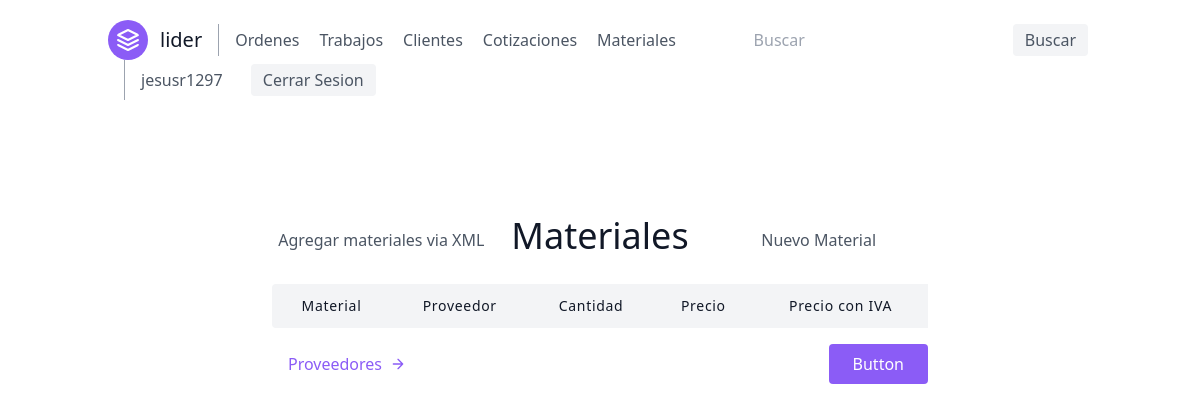
Before: /cotizaciones/materiales/ (signed in) with the older database file.
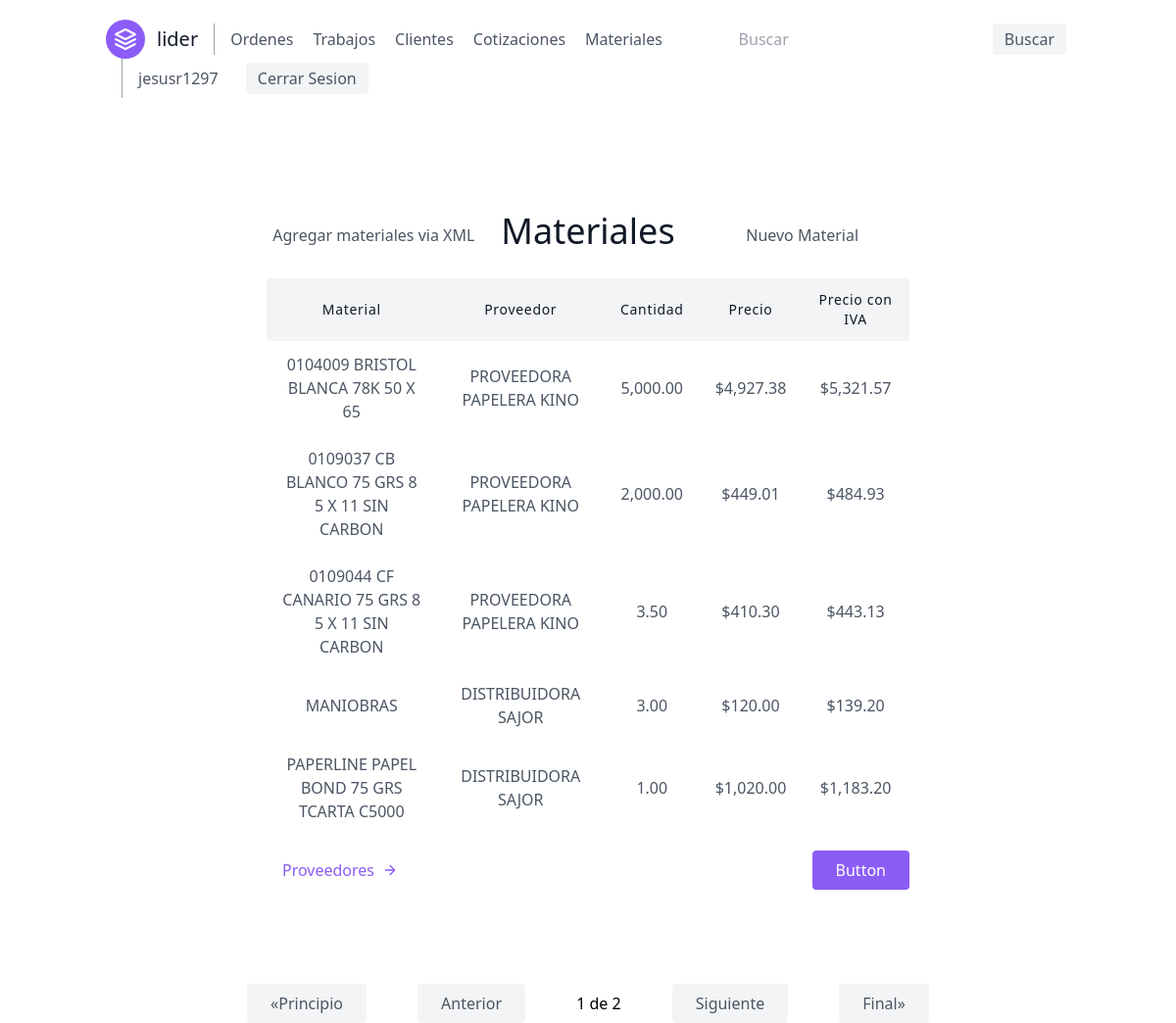
After: the same page with the newer database file.
### orders/models.py (models this page shows, shortened)
class Material(models.Model):
    id = models.CharField(max_length=50, primary_key=True)
    name = models.CharField(max_length=50, verbose_name='Nombre del Material', null=True)
    supplier_id = models.ForeignKey(Supplier, on_delete=models.SET_NULL, null=True)
    quantity_ordered = models.FloatField(verbose_name='Cantidad', default=0)
    unit_code = models.CharField(max_length=5, verbose_name='Codigo Unidad', default='')
    unit_price = models.FloatField(verbose_name='Precio', default=0)
    vat = models.CharField(max_length=4, choices=[('1.16', '16%'),
                                                  ('1.08', '8%'),
                                                  ('1', 'N/A')],
                           default=1.08, verbose_name='Precio con IVA')
    @property
    def get_vat_price(self):
        return float(self.vat) * self.unit_price

class Supplier(models.Model):
    id = models.CharField(max_length=13, primary_key=True, verbose_name='RFC')
    name = models.CharField(max_length=50, blank=True, null=True)
    city = models.CharField(max_length=50, null=True, blank=True)

### budgets/views.py (the view)
# urls.py: path('materiales/', MaterialsView.as_view(), name='material-list'),
class MaterialsView(LoginRequiredMixin, generic.ListView):
    model = Material
    template_name = 'materials/material_list.html'
    ordering = ('id',)
    paginate_by = 5

### budgets/templates/materials/material_list.html
{% extends 'base.html' %}
{% block content %}
    <section class="text-gray-600 body-font">
        <div class="container px-5 py-24 mx-auto">
            <div class="grid grid-cols-3 text-center w-2/3 mb-5 mx-auto">
                <a class="grid content-center justify-center" href="{% url 'material-create-xml' %}">Agregar materiales
                    via
                    XML</a>
                <h1 class=" sm:text-4xl text-3xl font-medium title-font mb-2 text-gray-900">Materiales</h1>
                <a class="grid content-center justify-center" href="{% url 'material-create' %}">Nuevo Material</a>
            </div>
            <div class="lg:w-2/3 w-full mx-auto overflow-auto">
                <table class="table-auto w-full text-center whitespace-no-wrap">
                    <thead>
                    <tr>
                        <th class="px-4 py-3 title-font tracking-wider font-medium text-gray-900 text-sm bg-gray-100 rounded-tl rounded-bl">
                            Material
                        </th>
                        <th class="px-4 py-3 title-font tracking-wider font-medium text-gray-900 text-sm bg-gray-100">
                            Proveedor
                        </th>
                        <th class="px-4 py-3 title-font tracking-wider font-medium text-gray-900 text-sm bg-gray-100">
                            Cantidad
                        </th>
                        <th class="px-4 py-3 title-font tracking-wider font-medium text-gray-900 text-sm bg-gray-100">
                            Precio
                        </th>
                        <th class="px-4 py-3 title-font tracking-wider font-medium text-gray-900 text-sm bg-gray-100">
                            Precio con IVA
                        </th>
                    </tr>
                    </thead>
                    <tbody>
                    {% for object in object_list %}
                        <tr>
                            <td class="px-4 py-3">{{ object.name }}</td>
                            <td class="px-4 py-3"><a
                                    href="{% url 'suppliers:supplier-detail' object.supplier_id.id %}">{{ object.supplier_id.name }}</a>
                            </td>
                            <td class="px-4 py-3">{{ object.quantity_ordered|floatformat:'02g' }}</td>
                            <td class="px-4 py-3">${{ object.unit_price|floatformat:'02g' }}</td>
                            <td class="px-4 py-4">${{ object.get_vat_price|floatformat:'02g' }}</td>
                        </tr>
                    {% endfor %}
                    </tbody>
                </table>
            </div>
            <div class="flex pl-4 mt-4 lg:w-2/3 w-full mx-auto">
                <a class="text-purple-500 inline-flex items-center md:mb-2 lg:mb-0"
                   href="{% url 'suppliers:supplier-list' %}">Proveedores
                    <svg fill="none" stroke="currentColor" stroke-linecap="round" stroke-linejoin="round"
                         stroke-width="2" class="w-4 h-4 ml-2" viewBox="0 0 24 24">
                        <path d="M5 12h14M12 5l7 7-7 7"></path>
                    </svg>
                </a>
                <button class="flex ml-auto text-white bg-purple-500 border-0 py-2 px-6 focus:outline-none hover:bg-purple-600 rounded">
                    Button
                </button>
            </div>
        </div>
    </section>
{% endblock content %}

Changed rows visible on the page:
added Material: name "0104009 BRISTOL BLANCA 78K 50 X 65", supplier_id.name "PROVEEDORA PAPELERA KINO", quantity_ordered "5,000.00", unit_price "4,927.38", get_vat_price "5,321.57"
added Material: name "0109037 CB BLANCO 75 GRS 8 5 X 11 SIN CARBON", supplier_id.name "PROVEEDORA PAPELERA KINO", quantity_ordered "2,000.00", unit_price "449.01", get_vat_price "484.93"
added Material: name "0109044 CF CANARIO 75 GRS 8 5 X 11 SIN CARBON", supplier_id.name "PROVEEDORA PAPELERA KINO", quantity_ordered "3.50", unit_price "410.30", get_vat_price "443.13"
added Material: name "MANIOBRAS", supplier_id.name "DISTRIBUIDORA SAJOR", quantity_ordered "3.00", unit_price "120.00", get_vat_price "139.20"
added Material: name "PAPERLINE PAPEL BOND 75 GRS TCARTA C5000", supplier_id.name "DISTRIBUIDORA SAJOR", quantity_ordered "1.00", unit_price "1,020.00", get_vat_price "1,183.20"
Other visible differences:
{{ page_obj.number }}: (not shown) → "1"
{{ page_obj.paginator.num_pages }}: (not shown) → "2"
text now shown: "«Principio Anterior de Siguiente Final»"
